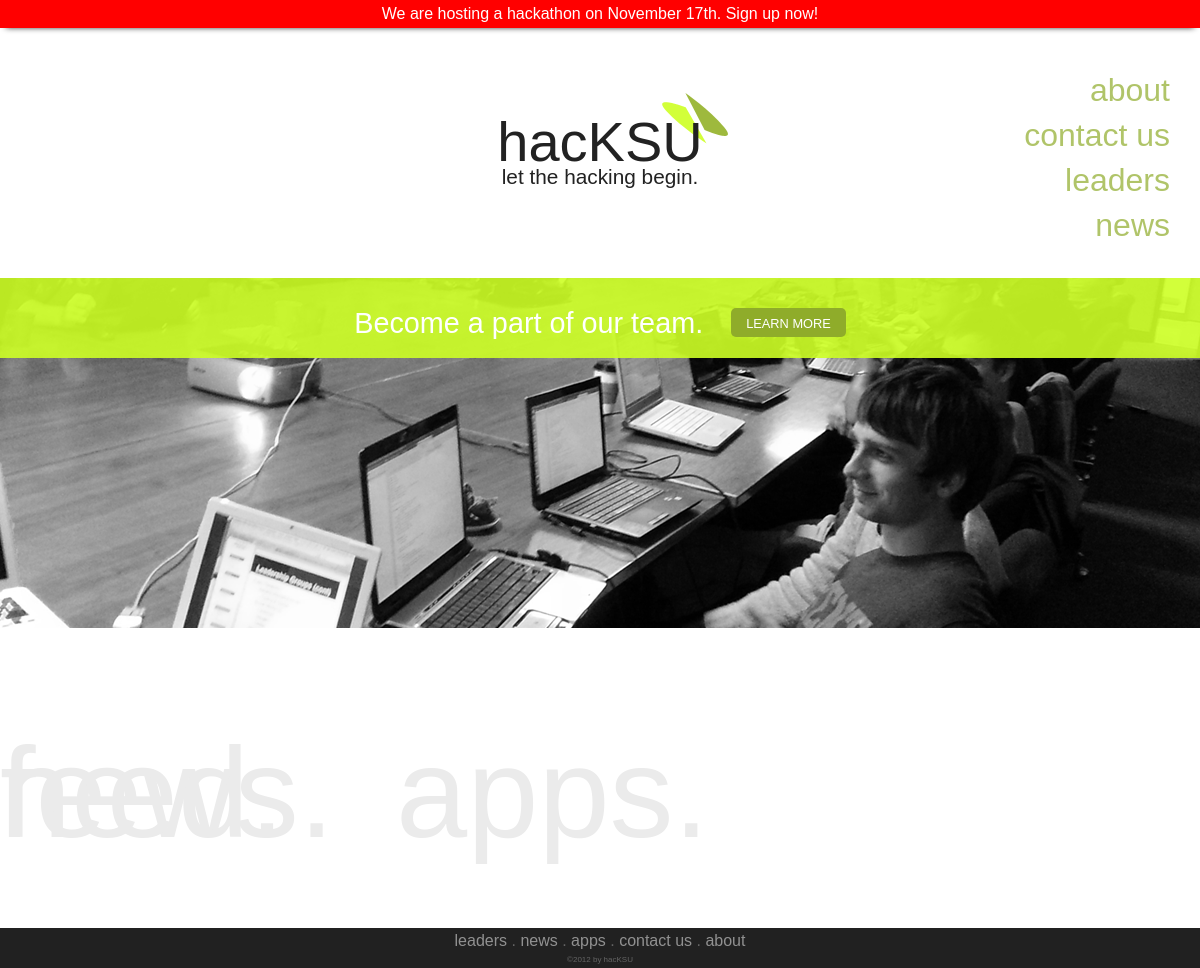
The app's page /, older data.
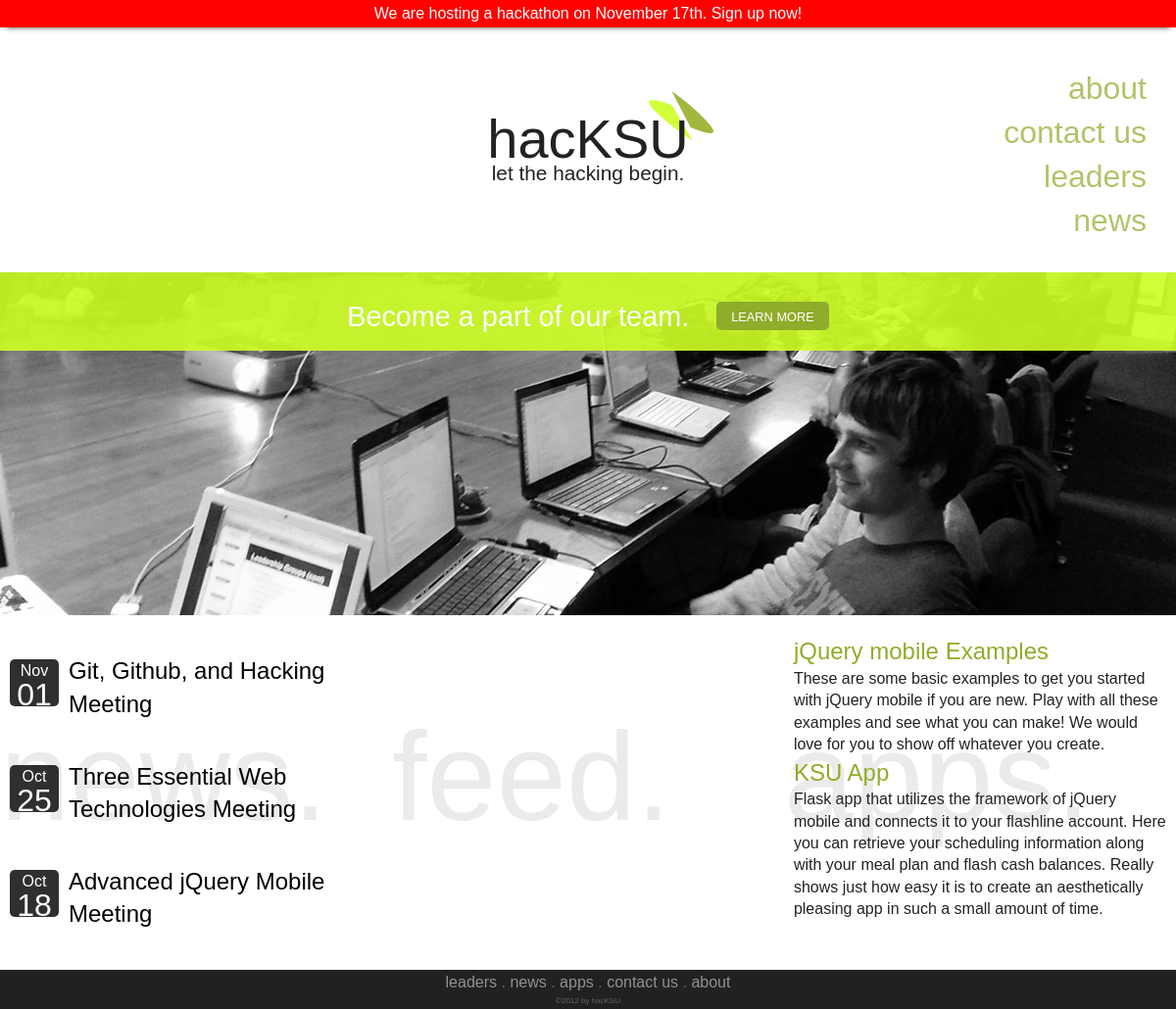
The same page, newer data.
### backend/models.py (models this page shows, shortened)
class News(models.Model):
    title = models.CharField(max_length=100)
    description = models.TextField(max_length=3000)
    date = models.DateField()
    links = models.ManyToManyField(NewsLink)
    topics = models.ManyToManyField(NewsTopic)
    class Meta:
        verbose_name = 'News'
        verbose_name_plural = 'News'

class Apps(models.Model):
    title = models.CharField(max_length=100)
    description = models.TextField(max_length=3000)
    links = models.ManyToManyField(AppsLink)
    class Meta:
        verbose_name = 'Apps'
        verbose_name_plural = 'Apps'

### backend/views.py (the view)
# urls.py: url(r'^$', 'index'),
def index(request):
    apps = Apps.objects.all()[:3]
    news = News.objects.all().order_by('-date')[:3]
    return render_to_response('index.html', {'apps': apps, 'news_list': news},
                              RequestContext(request))

### hacksu/templates/index.html (shortened to what this page needs)
{% extends "base.html" %}
{% block body %}
<div id="alert"><a style="color:white" class="normal" href="/hackathon">We are hosting a hackathon on November 17th. Sign up now!</a></div>
<header>
	<div id="title">
		<h1>hacKSU</h1>
		<p>
			let the hacking begin.
		</p>
		<img id="logo" src="{{ STATIC_URL }}img/logo.png"/>
	</div>
	<div id="right_nav">
		<a class="nav" href="/learn">about</a>
		<br>
		<a class="nav" href="/contact">contact us</a>
		<br>
		<a class="nav" href="/leaders">leaders</a>
		<br>
		<a class="nav" href="/news">news</a>
	</div>
</header>
<div id="content_picture">
	<div id="banner">
		<p>
			Become a part of our team.
		</p><a class="button1 rounded_corners" href="/learn">LEARN MORE</a>
	</div>
</div>
<div id="content_main">
	<div id="news">
		<p class="background_text">
			news.
		</p>
		{% for news in news_list %}
		<div class="post">
			<div class="cool_date rounded_corners">
				{{news.date|date:"M"}}
				<br>
				<h3>{{news.date|date:"d"}}</h3>
			</div>
			<h4><a class="normal" style="color:black;" href="news/{{news.id}}">{{news.title}}</a></h4>
		</div>
		{% endfor %}
	</div>
	<div id="feed">
		<p class="background_text">
			feed.
		</p>
	</div>
	<div id="apps">
		<p class="background_text">
			apps.
		</p>
		{% for app in apps %}
		<div class="post">
			<a href="apps/{{ app.id }}" class="title normal">{{ app.title }}</a>
			<p class="summary">
				{{ app.description }}
			</p>
		</div>
		{% endfor %}
	</div>
</div>
{% endblock %}

### hacksu/templates/base.html (shortened to what this page needs)
<!DOCTYPE html>
<html class="no-js">
	<head>
		<link rel="stylesheet" href="{{ STATIC_URL }}css/normalize.css">
		<link rel="stylesheet" href="{{ STATIC_URL }}css/fonts.css" />
		<link rel="stylesheet" href="{{ STATIC_URL }}css/main.css">
		<link rel="stylesheet" href="{{ STATIC_URL }}css/leaders.css">
	</head>
	<body>
		{% block body %}{% endblock %}
		<footer>
			<a class="basic" href="/leaders">leaders</a> . <a class="basic" href="/news">news</a> . <a class="basic" href="/apps">apps</a> . <a class="basic" href="/contact">contact us</a> . <a class="basic" href="/about">about</a>
			<br>
			<span>&copy2012 by hacKSU</span>
		</footer>
	</body>
</html>

### static/css/main.css (style rules this page uses)
html, button, input, select, textarea { color: #222; }
body { font-size: 1em; line-height: 1.4; height: 100%; min-height: 100%; }
img { vertical-align: middle; }
h1, p, h2, a, span, li, div, h3 { font-family: Nexa_Light, Arial; font-weight: 100; font-style: normal; margin: 0; padding: 0; }
h1 { font-size: 3.5em; }
h3 { font-size: 2em; }
h4 { font-size: 1.5em; }
#alert { text-align: center; padding: 3px; font-size: 1em; background: red; -webkit-box-shadow: 0 8px 6px -6px black; -moz-box-shadow: 0 8px 6px -6px black; box-shadow: 0 5px 6px -6px black; }
header { text-align: center; height: 250px; position: relative; display: block; }
header #right_nav { position: absolute; right: 0px; top: 50%; height: 170px; margin-top: -85px; text-align: right; margin-right: 30px; }
header #title { position: absolute; top: 50%; width: 100%; height: 100px; margin-top: -50px; }
header p { position: relative; top: -20px; font-size: 1.3em; }
img#logo { position: relative; top: -120px; left: 95px; z-index: -100; }
#content_picture { background: url(../img/index_photo.png) no-repeat center -600px; height: 350px; color: white; }
#content_picture #banner { background: rgba(206,255,37,0.9); height: 80px; line-height: 80px; width: 100%; text-align: center; }
#content_picture p { display: inline; font-size: 1.8em; margin: 0 20px 0 0; position: relative; top: 5px; }
#content_main { width: 100%; padding: 0; margin: 0; min-height: 300px; overflow: auto; word-wrap: break-word; }
#news { width: 33%; float: left; }
#news .post { margin: 40px 10px 40px 10px; }
#feed { width: 33%; float: left; }
#apps { width: 32%; float: left; }
#apps .post { margin: 20px 10px 20px 10px; }
#apps .title { font-size: 1.5em; display: inline; vertical-align: middle; }
#apps .summary { float: left; }
.background_text { position: absolute; color: rgb(235,235,235); font-size: 800%; margin-top: 75px; z-index: -10; }
a.nav { color: #8fac2a; font-size: 2em; text-decoration: none; opacity: .7; }
a.basic { color: white; text-decoration: none; opacity: 0.5; }
a.normal { text-decoration: none; color: #8fac2a; }
a.button1 { text-decoration: none; color: white; font-family: Nexa_Light, Arial; background: #8fac2a; padding: 8px 15px 6px 15px; font-size: 0.8em; }
footer { text-align: center; background-color: #212121; width: 100%; color: rgb(100,100,100); padding: 5px 0 0 0; line-height: 1em; position:relative; }
footer span { font-size: 0.5em; }
.cool_date { text-align: center; width: 40px; background: #2f2f2f; color: white; line-height: 1.5em; padding: 0 5px 0 5px; float:left; margin: 5px 10px 0 0; }
.rounded_corners { -moz-border-radius: 5px; -webkit-border-radius: 5px; -khtml-border-radius: 5px; border-radius: 5px; }

Row changes from the older to the newer data that the page shows:
added News: date "Nov", date "01", title "Git, Github, and Hacking Meeting"
added News: date "Oct", date "25", title "Three Essential Web Technologies Meeting"
added News: date "Oct", date "18", title "Advanced jQuery Mobile Meeting"
added Apps: title "jQuery mobile Examples", description "These are some basic examples to get you started with jQuery mobile if you are new. Play with all these examples and see what you can make! We would love for you to show off whatever you create."
added Apps: title "KSU App", description "Flask app that utilizes the framework of jQuery mobile and connects it to your flashline account. Here you can retrieve your scheduling information along with your meal plan and flash cash balances. Really shows just how easy it is to create an aesthetically pleasing app in such a small amount of time."
